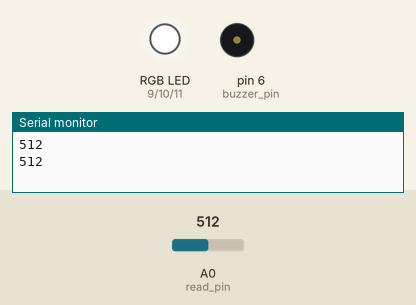
This sketch was run on a simulated Arduino Uno, built with avr-gcc and run on an emulated ATmega328P. Shown: an RGB LED mixed from three pins (HIGH = lit), buzzer (waves = sounding), the last lines printed to the serial monitor. The test bench sets the inputs (shaded band); at power-on: A0 (read_pin) = 512.

Above: at 2.7 s.
2.8 s: A0 (read_pin) set to 491
At 4.3 s:
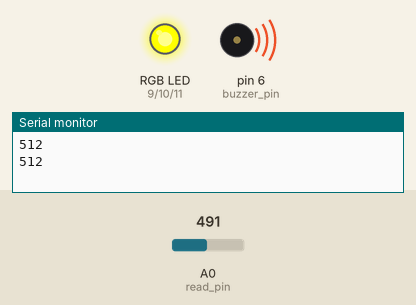
5.8 s: A0 (read_pin) set to 217
8.8 s: A0 (read_pin) set to 188
At 11.6 s:
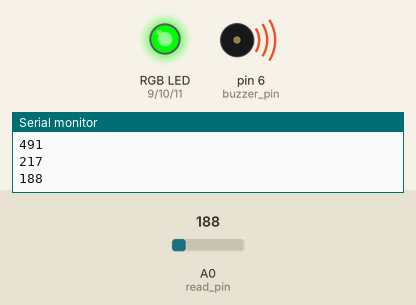
11.8 s: A0 (read_pin) set to 810
At 14.1 s:
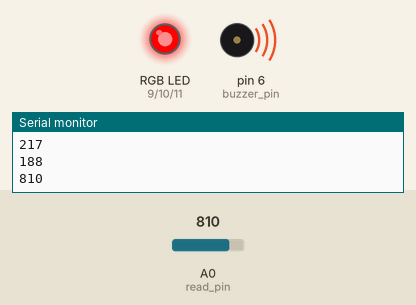
14.8 s: A0 (read_pin) set to 788
At 16.9 s:
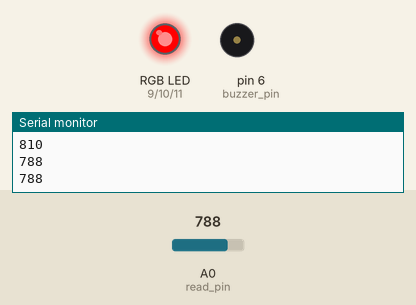
17.3 s: A0 (read_pin) set to 900
At 18.5 s:
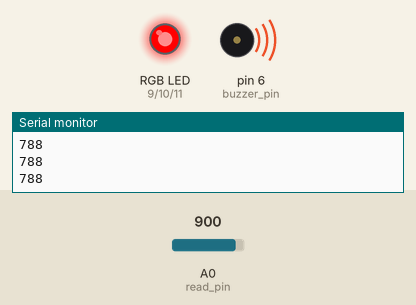
Timing chart, 0 to 21.3 s (numbered marks = the images above; inputs shaded):
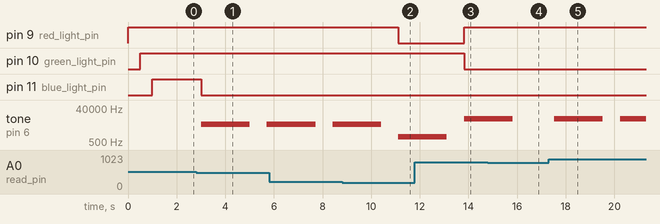

Measured:
- the behaviour switches between 500 and 499 on A0 (read_pin) (found by bisection; images 0 and 1)
- the behaviour switches between 200 and 199 on A0 (read_pin) (found by bisection; images 1 and 2)
- the behaviour switches between 801 and 800 on A0 (read_pin) (found by bisection; images 3 and 4)
- after the input at 2.8 s, pin 11 (blue_light_pin): HIGH → LOW after 0.21 s; tone on pin 6 (buzzer_pin): silent → 5000 Hz after 0.21 s, → silent 2.0 s later, → 5000 Hz 0.70 s later
- after the input at 8.8 s, pin 9 (red_light_pin): HIGH → LOW after 2.3 s
- after the input at 11.8 s, pin 9 (red_light_pin): LOW → HIGH after 2.0 s; pin 10 (green_light_pin): HIGH → LOW after 2.0 s
- after the input at 14.8 s, tone on pin 6 (buzzer_pin): goes on until 15.8 s, then stays silent
- after the input at 17.3 s, tone on pin 6 (buzzer_pin): silent → 10000 Hz after 0.23 s, → silent 2.0 s later, → 10000 Hz 0.70 s later

The sketch:

script.ino
```cpp
int red_light_pin= 9;
int green_light_pin = 10;
int blue_light_pin = 11;
int buzzer_pin = 6;
int read_pin = A0;
void setup() {
  Serial.begin(9600);
  pinMode(6, OUTPUT); // Buzzer
  pinMode(9, OUTPUT); // LED out pin R
  pinMode(10, OUTPUT); // LED out pin G
  pinMode(11, OUTPUT); // LED out pin B
  digitalWrite(9, HIGH);
  delay(500);
  digitalWrite(10, HIGH);
  delay(500);
  digitalWrite(11, HIGH);
  delay(500); // RGB test
}

void RGB_color(int red_light_value, int green_light_value, int blue_light_value)
 {
  analogWrite(red_light_pin, red_light_value);
  analogWrite(green_light_pin, green_light_value);
  analogWrite(blue_light_pin, blue_light_value);
}

void loop() {
  int average = 0;
  for (int i=0; i < 20; i++) {
    average = average + analogRead(read_pin);
    delay(25);
    }

  average = average/20;

  if (analogRead(read_pin) < 200){ // green
    RGB_color(0, 255, 0);
    tone(buzzer_pin, 1000);
    delay(2000);
    noTone(buzzer_pin);
    delay(200);
  }

  else if (analogRead(read_pin) < 500){ // yellow
    RGB_color(255, 255, 0);
    tone(buzzer_pin, 5000);
    delay(2000);
    noTone(buzzer_pin);
    delay(200);
  }

  else if (analogRead(read_pin) > 800){ // red
    RGB_color(255, 0, 0);
    tone(buzzer_pin, 10000);
    delay(2000);
    noTone(buzzer_pin);
    delay(200);
  }
  Serial.println(analogRead(A0));
}
```
